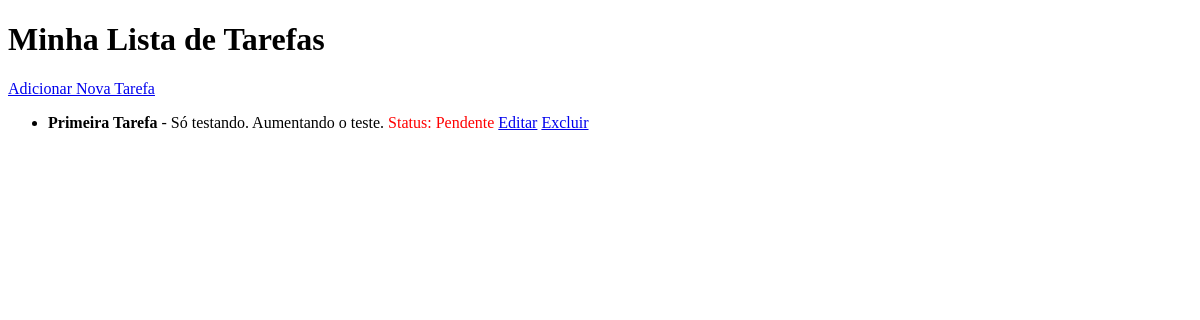
The page /tarefas/ on the database as committed earlier.
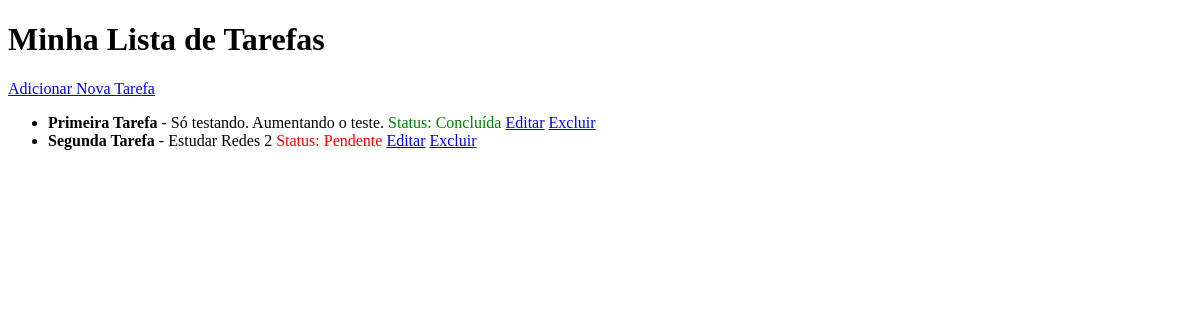
The same page on the database as committed later.
### tarefas/models.py (models this page shows, shortened)
class Tarefa(models.Model):
    titulo = models.CharField(max_length=200)
    descricao = models.TextField(blank=True)
    concluido = models.BooleanField(default=False)
    criado_em = models.DateTimeField(auto_now_add=True)

### tarefas/views.py (the view)
# urls.py: path('', TarefaListView.as_view(), name='lista_de_tarefas'),
class TarefaListView(ListView):
    model = Tarefa
    template_name = 'tarefas/lista_de_tarefas.html'
    context_object_name = 'tarefas'

### tarefas/templates/tarefas/lista_de_tarefas.html (shortened to what this page needs)
<!DOCTYPE html>
<html lang="pt-BR">
<head>
</head>
<body>
    <h1>Minha Lista de Tarefas</h1>
    <a href="{% url 'criar_tarefa' %}">Adicionar Nova Tarefa</a>
    <ul>
        {% for tarefa in tarefas %}
            <li>
                <strong>{{ tarefa.titulo }}</strong> - {{ tarefa.descricao }}
                <span style="color: {% if tarefa.concluido %}green{% else %}red{% endif %}">
                    Status: {% if tarefa.concluido %}Concluída{% else %}Pendente{% endif %}
                </span>
                <a href="{% url 'atualizar_tarefa' tarefa.pk %}">Editar</a>
                <a href="{% url 'excluir_tarefa' tarefa.pk %}">Excluir</a>
            </li>
        {% empty %}
            <li>Nenhuma tarefa cadastrada.</li>
        {% endfor %}
    </ul>
</body>
</html>

Rows that differ between the two databases and show on the page:
changed Tarefa "Primeira Tarefa": concluido "Pendente" → "Concluída"
added Tarefa: titulo "Segunda Tarefa", descricao "Estudar Redes 2", concluido "Pendente"
